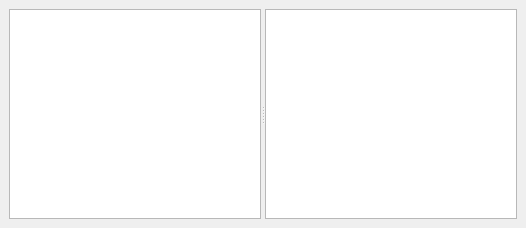
<?xml version="1.0" encoding="UTF-8"?>
<ui version="4.0">
 <class>BookDockWidget</class>
 <widget class="QDockWidget" name="BookDockWidget">
  <property name="geometry">
   <rect>
    <x>0</x>
    <y>0</y>
    <width>526</width>
    <height>228</height>
   </rect>
  </property>
  <property name="sizePolicy">
   <sizepolicy hsizetype="Minimum" vsizetype="Minimum">
    <horstretch>0</horstretch>
    <verstretch>0</verstretch>
   </sizepolicy>
  </property>
  <property name="floating">
   <bool>false</bool>
  </property>
  <property name="windowTitle">
   <string>Book Select</string>
  </property>
  <widget class="QWidget" name="dockWidgetContents">
   <property name="sizePolicy">
    <sizepolicy hsizetype="Preferred" vsizetype="Preferred">
     <horstretch>0</horstretch>
     <verstretch>0</verstretch>
    </sizepolicy>
   </property>
   <layout class="QHBoxLayout" name="horizontalLayout">
    <item>
     <widget class="QSplitter" name="splitter">
      <property name="orientation">
       <enum>Qt::Horizontal</enum>
      </property>
      <widget class="QListView" name="listView_books">
       <property name="sizePolicy">
        <sizepolicy hsizetype="Ignored" vsizetype="Expanding">
         <horstretch>0</horstretch>
         <verstretch>0</verstretch>
        </sizepolicy>
       </property>
       <property name="minimumSize">
        <size>
         <width>20</width>
         <height>0</height>
        </size>
       </property>
       <property name="editTriggers">
        <set>QAbstractItemView::EditKeyPressed</set>
       </property>
       <property name="alternatingRowColors">
        <bool>true</bool>
       </property>
      </widget>
      <widget class="QListView" name="listView_chapters">
       <property name="sizePolicy">
        <sizepolicy hsizetype="Expanding" vsizetype="Expanding">
         <horstretch>0</horstretch>
         <verstretch>0</verstretch>
        </sizepolicy>
       </property>
       <property name="minimumSize">
        <size>
         <width>20</width>
         <height>0</height>
        </size>
       </property>
       <property name="editTriggers">
        <set>QAbstractItemView::EditKeyPressed</set>
       </property>
       <property name="selectionMode">
        <enum>QAbstractItemView::ExtendedSelection</enum>
       </property>
      </widget>
     </widget>
    </item>
   </layout>
  </widget>
 </widget>
 <resources/>
 <connections/>
</ui>
